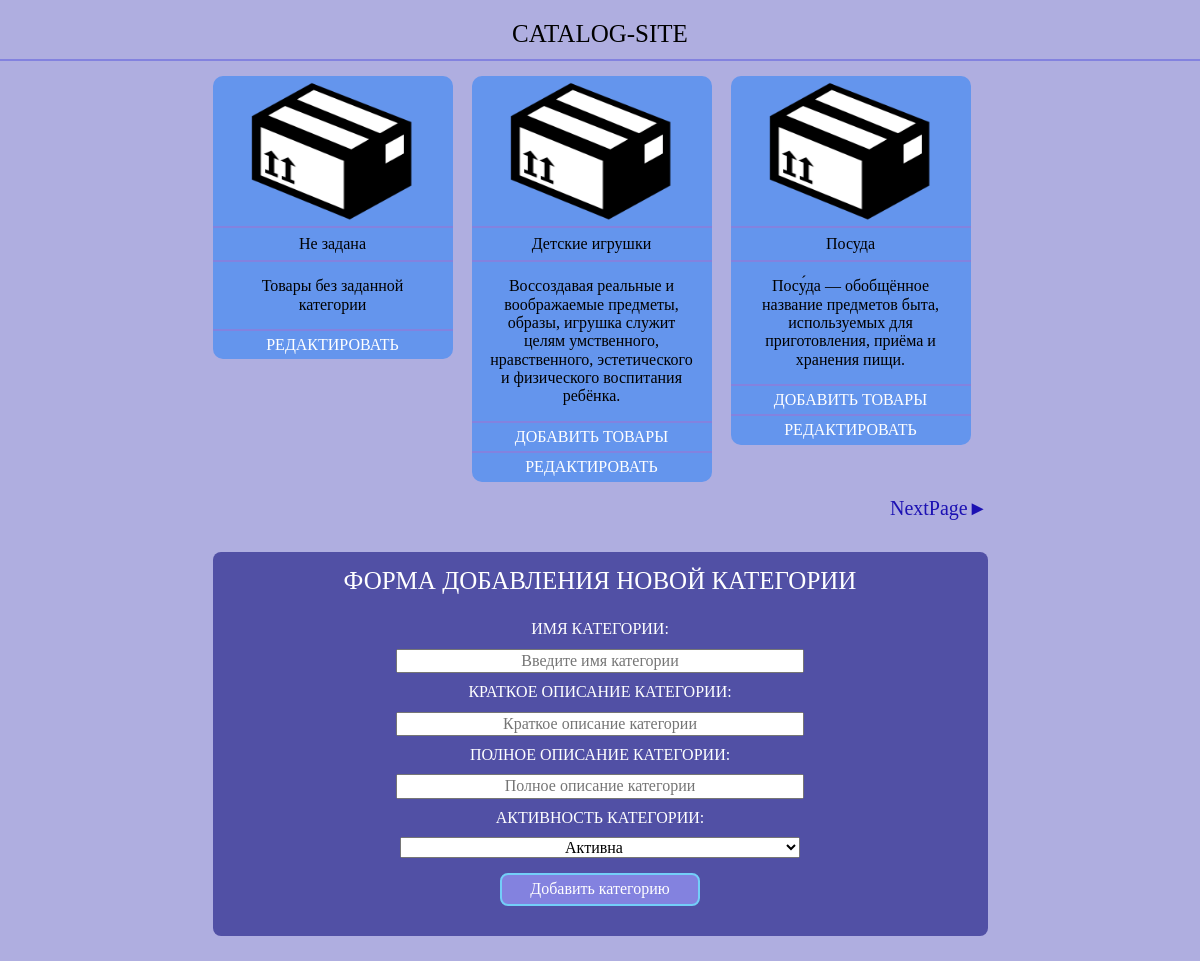
The app's page /admin/index.php with its own data.
### tables this page shows
CREATE TABLE `category` (
  `categoryId` int(11) NOT NULL,
  `categoryName` varchar(30) NOT NULL,
  `categoryShortDescr` text NOT NULL,
  `categoryFullDescr` text NOT NULL,
  `flag_active` int(1) NOT NULL
);

### controllers/categoryController.php (called while the page is built, shortened)
<?php
require  $_SERVER['DOCUMENT_ROOT'] . '/db/db_connect.php';
function getCategoryCountPagesAdmin($itemsOnPage){
    global $db_link;
    $query = "SELECT COUNT(*) FROM `category`";
    $result = mysqli_query($db_link,$query);
    $total = mysqli_fetch_row($result);
    $total[0] = $total[0] <= 0 ? 1 : $total[0];
    return ceil($total[0]/$itemsOnPage);
}
function findCategoryPaginationPagesAdmin($from , $to){
    global $db_link;
    $query = "SELECT * FROM `category` LIMIT $from,$to";
    $result = mysqli_query($db_link,$query);
    $categories = mysqli_fetch_all($result,MYSQLI_ASSOC);
    return $categories;
}
?>

### controllers/goodsController.php (called while the page is built, shortened)
<?php
require  $_SERVER['DOCUMENT_ROOT'] . '/db/db_connect.php';
function findGoodsOnCategoryAdminExists($categoryId){
    global $db_link;
    $query = "SELECT * FROM `goods`,`goods_category` WHERE goods.goodId = goods_category.goods_id AND goods_category.category_id = $categoryId AND flag_active = 1";
    $result = mysqli_query($db_link,$query);
    $goods = mysqli_fetch_all($result,MYSQLI_ASSOC);
    return $goods;
}
?>

### admin/index.php (the view, shortened to what this page needs)
<?php
require '../controllers/categoryController.php';
require '../controllers/goodsController.php';
$itemsOnPage = 3;
$pagesCategoryCount = getCategoryCountPagesAdmin($itemsOnPage);
$page = 1;
$from = ($page - 1) * $itemsOnPage;
$categories = findCategoryPaginationPagesAdmin($from, $itemsOnPage);
?>
<!DOCTYPE html>
<html lang="en">
<head>
    <link rel="stylesheet" href="../css/normalize.css">
    <link rel="stylesheet" href="../css/default.css">
</head>
<body>
    <div class="b-header">
        <div class="header__wrapper">
            <div class="header__title">
                CATALOG-SITE
            </div>
        </div>
    </div>
    <div class="b-main">
        <div class="main__wrapper">
            <?php foreach ($categories as $category)
            { ?>
                <div class="b-item">
                    <div class="item__img">
                        <img src="../img/default-good.png" alt="default photo">
                    </div>
                    <div class="item__title">
                        <?php echo $category['categoryName'] ?>
                    </div>
                    <div class="item__shortdescr">
                        <?php echo $category['categoryShortDescr'] ?>
                    </div>
                    <?php if(findGoodsOnCategoryAdminExists($category['categoryId']))
                    {
                    ?>
                    <div class="item__about">
                        <a href="http://catalog-site.ru/admin/changegoods.php?category=<?php echo $category['categoryId'] . "&page=1" ?>">Добавить товары</a>
                    </div>
                    <?php
                    }
                    ?>
                    <div class="item__about">
                        <a href="http://catalog-site.ru/admin/changecategory.php?category=<?php echo $category['categoryId']?>">Редактировать</a>
                    </div>
                </div>
            <?php
            }
            if ($pagesCategoryCount > 1)
            {
            ?>
                <form action="index.php" method="GET">
                    <?php if ($page < $pagesCategoryCount) { ?>
                        <a href="?categoryPage=<?php echo $page + 1; ?>" class="main__link main__link--right">NextPage&#9658</a>
                    <?php
                    } ?>
                </form>
            <?php
            }
            ?>
        </div>
        <div class="b-new-category">
            <div class="new-category__wrapper">
                <div class="new-category__title">
                    Форма добавления новой категории
                </div>
                <form action="index.php" method="POST">
                    <div class="new-category__subtitle">Имя категории:</div>
                    <input type="text" required placeholder="Введите имя категории" name="categoryName">
                    <div class="new-category__subtitle">Краткое описание категории:</div>
                    <input type="text" required placeholder="Краткое описание категории" name="categoryShortDescr">
                    <div class="new-category__subtitle">Полное описание категории:</div>
                    <input type="text" required placeholder="Полное описание категории" name="categoryFullDescr">
                    <div class="new-category__subtitle">Активность категории:</div>
                    <select name="categoryFlagActive">
                        <option value="1">Активна</option>
                    </select>
                    <button type="submit" name="category__addCategory">Добавить категорию</button>
                    <div class="new-category__errmsg">
                    </div>
                </form>
            </div>
        </div>
    </div>
</body>
</html>

### css/default.css (style rules this page uses)
body { background-color: #afaee0; }
a { text-decoration: none; }
.b-header { border-bottom: 2px solid #8382df; }
.b-header .header__wrapper { margin-top:20px; }
.b-header .header__title { margin-bottom: 10px; font-size: 25px; text-transform: uppercase; text-align: center; }
.b-main .main__wrapper { width: 775px; margin: 0 auto 0 auto; }
.b-main .main__link { display: block; margin-top: 15px; font-size: 20px; color:#1c11b3; }
.b-main .main__link--right { float: right; }
.b-item { display: inline-block; vertical-align: top; width: 240px; margin:15px 15px 0 0; background-color: cornflowerblue; border-radius: 10px; }
.b-item .item__img { width: 170px; height: 140px; margin: 5px auto 5px auto; }
.b-item .item__img img { width: 100%; height: 100%; }
.b-item .item__title { padding: 7px 0 7px 0; border-top:2px solid #8382df; border-bottom: 2px solid #8382df; text-align: center; }
.b-item .item__shortdescr { padding: 15px 15px; text-align: center; }
.b-item .item__about { padding: 5px 0 5px 0; text-align: center; text-transform: uppercase; border-top:2px solid #8382df; }
.b-item .item__about a { color:#ffffff; }
.b-new-category { width: 775px; margin: 70px auto 25px auto; color: #ffffff; }
.b-new-category .new-category__wrapper { padding: 15px 15px; background-color: #5150a5; border-radius: 8px; }
.b-new-category .new-category__title { margin-bottom: 25px; font-size: 25px; text-align: center; text-transform: uppercase; }
.b-new-category .new-category__subtitle { text-transform: uppercase; text-align: center; }
.b-new-category input { display: block; width: 400px; margin: 10px auto; text-align: center; }
.b-new-category button { display: block; width: 200px; margin: 0 auto; padding: 5px 5px; border: 2px solid #73cef8; background-color: #8382df; border-radius: 8px; color: #ffffff; }
.b-new-category select { display: block; width: 400px; margin: 10px auto 15px auto; text-align: center; }
.b-new-category .new-category__errmsg { padding-top: 15px; text-align: center; text-transform: uppercase; }
.b-change input,select,textarea { display: block; width: 400px; margin: 10px auto; text-align: center; }

### records on screen
category: categoryName "Не задана", categoryShortDescr "Товары без заданной категории"
category: categoryName "Детские игрушки", categoryShortDescr "Воссоздавая реальные и воображаемые предметы, образы, игрушка служит целям умственного, нравственного, эстетического и физического воспитания ребёнка."
category: categoryName "Посуда", categoryShortDescr "Посу́да — обобщённое название предметов быта, используемых для приготовления, приёма и хранения пищи."
